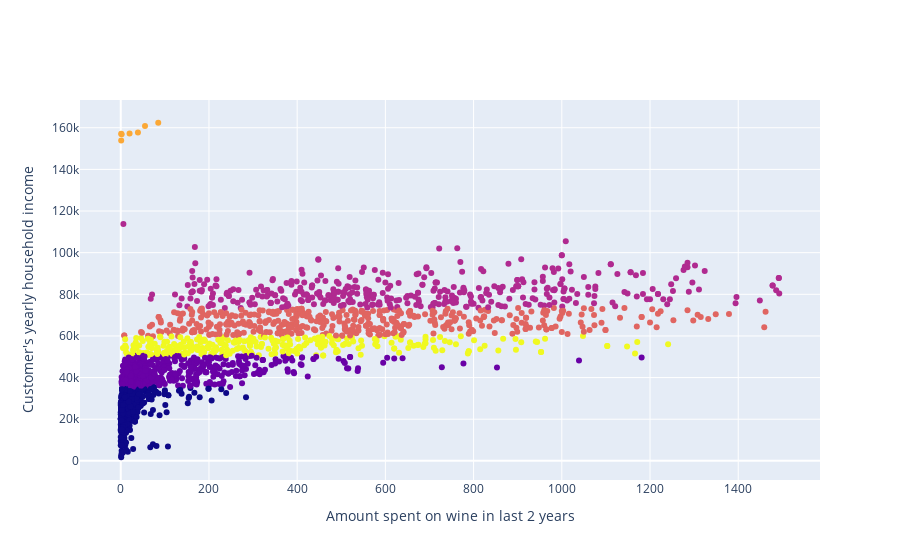

This figure's notebook cell:
### Markdown cell above
## 3 Провести кластеризацию данных с помощью алгоритма иерархической кластеризации

### Code cell
import pandas as pd
from sklearn.cluster import AgglomerativeClustering
import plotly.graph_objs as go


model2 = AgglomerativeClustering(n_clusters=6, compute_distances=True)
clustering = model2.fit(data)
data["Cluster"] = clustering.labels_

fig = go.Figure(data=[go.Scatter(x=data["MntWines"],
                                    y=data["Income"],
                                    mode="markers",
                                    marker_color=data["Cluster"]
                                    )])
fig.update_layout(xaxis_title="Amount spent on wine in last 2 years",
                    yaxis_title="Customer's yearly household income")
fig.show()

hierarchy = data.copy()
hierarchy["Cluster"] = model2.labels_
hierarchy["Cluster"].value_counts()

### Figure 1 — Plotly figure (JSON) as saved in the notebook; plotly's stock layout.template omitted (floating-point values rounded to 4 significant figures; data arrays with more than 128 entries replaced by an {"elided": "..."} marker saying what was removed)
{"data": [{"marker": {"color": {"elided": "2215 int values"}}, "mode": "markers", "type": "scatter", "x": {"elided": "2215 int values"}, "y": {"elided": "2215 int values"}}], "layout": {"xaxis": {"title": {"text": "Amount spent on wine in last 2 years"}}, "yaxis": {"title": {"text": "Customer's yearly household income"}}}}
